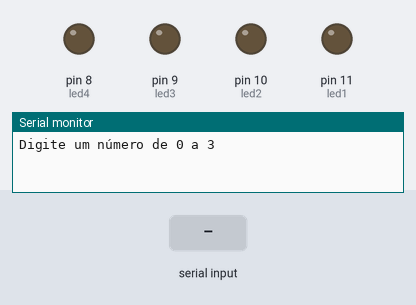
A sketch run on a simulated Arduino Uno, built with avr-gcc and run on an emulated ATmega328P. Shown: output pins drawn as LEDs (lit = HIGH), the last lines printed to the serial monitor. The inputs (shaded band) are chosen by the test bench.

Above: at 1.2 s.
1.3 s: "0" received over Serial
At 2.1 s:
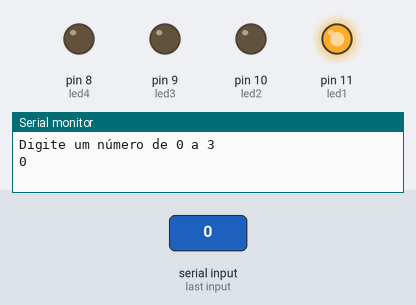
2.8 s: "1" received over Serial
At 3.2 s:
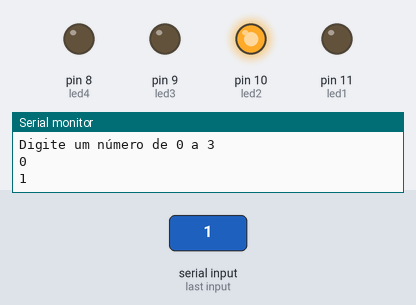
4.3 s: "2" received over Serial
At 5.5 s:
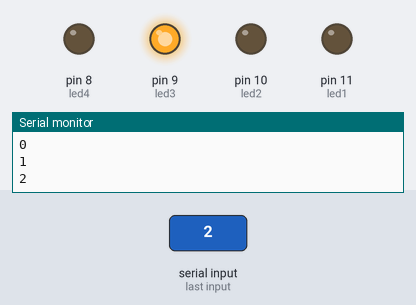
5.8 s: "3" received over Serial
At 6.7 s:
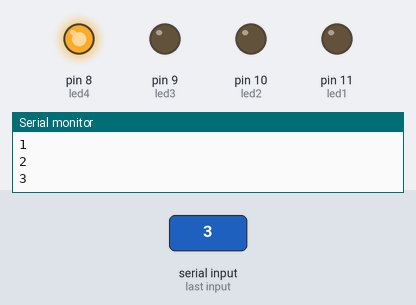
Timing chart, 0 to 8.3 s (numbered marks = the images above; inputs shaded):
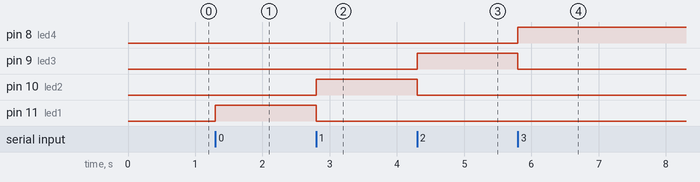

The sketch:

Aula003.ino
```cpp
#define led1 11
#define led2 10
#define led3 9
#define led4 8

char controle = '0';

void setup() {

  Serial.begin(9600);
  pinMode(led1, OUTPUT);
  pinMode(led2, OUTPUT);
  pinMode(led3, OUTPUT);
  pinMode(led4, OUTPUT);

  Serial.println("Digite um número de 0 a 3");

}

void loop() {

  if(Serial.available()) {
    controle = Serial.read();
    if(controle == '0') {
      digitalWrite(led1, HIGH);
      digitalWrite(led2, LOW);
      digitalWrite(led3, LOW);
      digitalWrite(led4, LOW);
      Serial.println(controle);
    }
    if(controle == '1') {
      digitalWrite(led1, LOW);
      digitalWrite(led2, HIGH);
      digitalWrite(led3, LOW);
      digitalWrite(led4, LOW);
      Serial.println(controle);
    }
    if(controle == '2'){
      digitalWrite(led1, LOW);
      digitalWrite(led2, LOW);
      digitalWrite(led3, HIGH);
      digitalWrite(led4, LOW);
      Serial.println(controle);
    }
    if(controle == '3'){
      digitalWrite(led1, LOW);
      digitalWrite(led2, LOW);
      digitalWrite(led3, LOW);
      digitalWrite(led4, HIGH);
      Serial.println(controle);
    }
  }

}
```

Measured:
- after the input at 1.3 s, pin 11 (led1): LOW → HIGH at once
- after the input at 2.8 s, pin 10 (led2): LOW → HIGH at once; pin 11 (led1): HIGH → LOW at once
- after the input at 4.3 s, pin 9 (led3): LOW → HIGH at once; pin 10 (led2): HIGH → LOW at once
- after the input at 5.8 s, pin 8 (led4): LOW → HIGH at once; pin 9 (led3): HIGH → LOW at once
